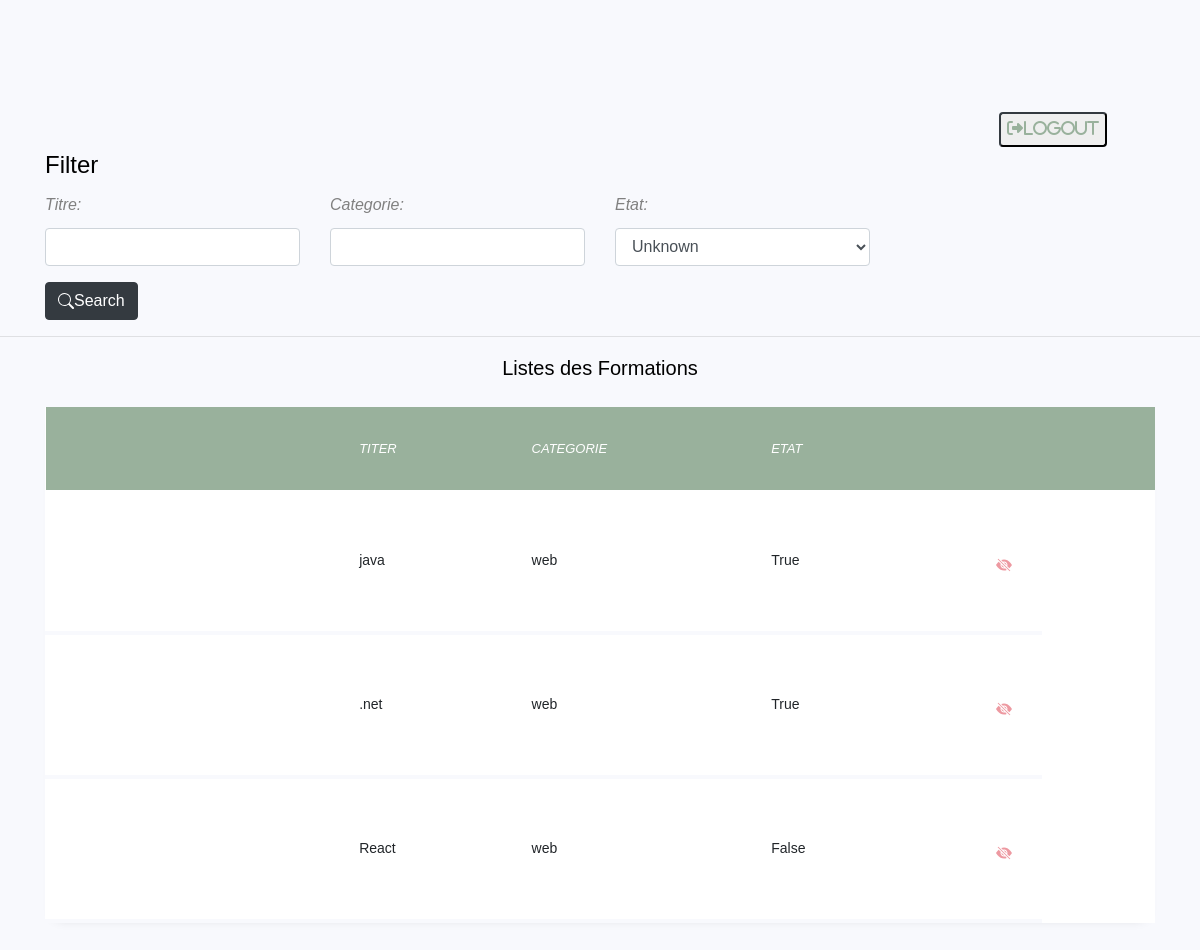
The app's page /user/ListView/ (signed in), older data.
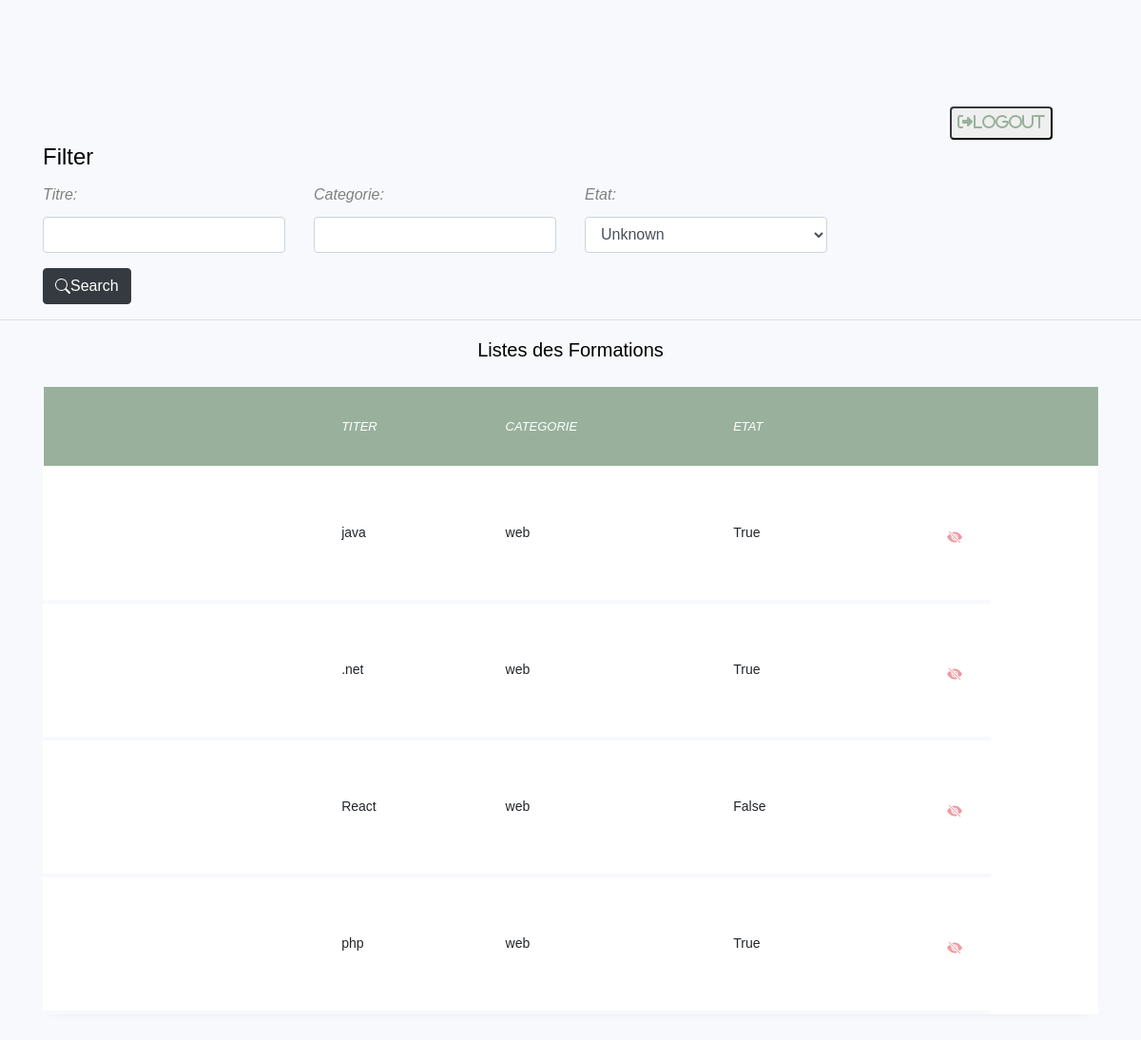
The same page, newer data.
### user/models.py (models this page shows, shortened)
class Formation(models.Model):
    titer=models.CharField(max_length=30,null=True)
    logo=models.ImageField(upload_to = "images/",null=True)
    categ=models.CharField(max_length=20,null=True)
    etat=models.BooleanField(default=False,null=True)

### user/views.py (the view)
# urls.py: path('ListView/',views.Get_List,name='lf'),
@login_required(login_url='login')
def Get_List(request):
    list = Formation.objects.all()
    myFilter=FormationFilter(request.GET,queryset=list)
    list=myFilter.qs
    context = {'f': list,'myFilter':myFilter,'path':"./user/static/"}
    return render(request, 'ListeFormation.html',context)

### templates/ListeFormation.html (shortened to what this page needs)
<!doctype html>
<html lang="en">
  <head>
      {% load static %}
      {% load widget_tweaks %}
	<link rel="stylesheet" href="https://stackpath.bootstrapcdn.com/font-awesome/4.7.0/css/font-awesome.min.css">
	<link rel="stylesheet" href="{% static "tmp/css/style.css" %}">
	</head>
	<body class="m-0">
	<section class="ftco-section">
		<div class="container">
            <div class="d-flex flex-row-reverse">
                <button type="submit" class="btn-outline-dark mr-5 rounded">
                   <a href="{% url 'logout' %}"><i class="fa fa-sign-out" aria-hidden="true">Logout</i></a>
                </button>
            </div>
            <form method="get">
                <div class="well">
                  <h4 style="margin-top: 0">Filter</h4>
                  <div class="row">
                    <div class="form-group col-sm-4 col-md-3">
                      <label class="mr-2"><em>Titre:</em></label><br>
                      {% render_field myFilter.form.titer class="form-control" %}
                    </div>
                    <div class="form-group col-sm-4 col-md-3">
                      <label class="mr-2"><em>Categorie:</em></label><br>
                      {% render_field myFilter.form.categ class="form-control" %}
                    </div>
                    <div class="form-group col-sm-4 col-md-3">
                      <label class="mr-2"><em>Etat:</em></label><br>
                      {% render_field myFilter.form.etat class="form-control" %}
                    </div>
                  </div>
                  <button type="submit" class="btn btn-dark">
                    Search
                  </button>
                </div>
            </form>
  </div>
        <hr>
			<div class="row">
				<div class="col-md-12">
					<h3 class="h5 mb-4 text-center">Listes des Formations</h3>
					<div class="container table-wrap">
						<table class="table">
						  <thead class="thead-primary">
						    <tr>
						    	<th>&nbsp;</th>
						    	<th><em>TITER</em></th>
						      <th><em>CATEGORIE</em></th>
						      <th><em>ETAT</em></th>
						      <th>&nbsp;</th>
                                <th>&nbsp;</th>
						    </tr>
						  </thead>
						  <tbody>
						    {% if f %}
                                {% for foo in f %}
                                    <tr class="alert" role="alert">
						    	<td>
                                    {% with foo.logo as image_path %}
                                            <div class="img " style="background-image: url({% static image_path %});"></div>
                                        {% endwith %}
						    	</td>
						      <td>
						      		<div>{{ foo.titer }} </div>
						      </td>
						      <td>{{ foo.categ }}</td>
				              <td>{{ foo.etat }}</td>
						      <td>
						      	<button type="button" class="close" data-dismiss="alert" aria-label="Close">
				            	<span aria-hidden="true">
                                </span>
				          	</button>
				        	</td>
						    </tr>
                                {% endfor %}
                            {% endif %}
						  </tbody>
						</table>
					</div>
				</div>
			</div>
	</section>
	</body>
</html>

Row changes from the older to the newer data that the page shows:
added Formation: titer "php", categ "web", etat "True"
